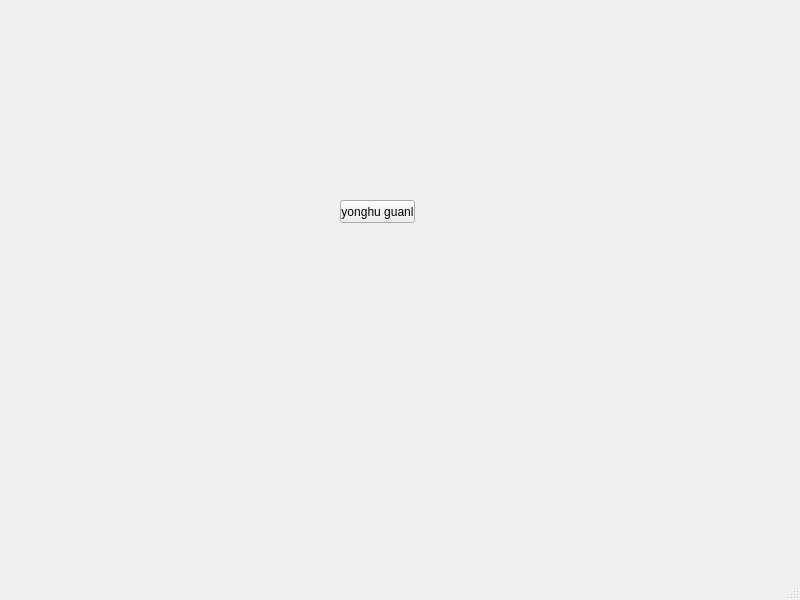
<?xml version="1.0" encoding="UTF-8"?>
<ui version="4.0">
 <class>MainWindow</class>
 <widget class="QMainWindow" name="MainWindow">
  <property name="geometry">
   <rect>
    <x>0</x>
    <y>0</y>
    <width>800</width>
    <height>600</height>
   </rect>
  </property>
  <property name="windowTitle">
   <string>MainWindow</string>
  </property>
  <widget class="QWidget" name="centralwidget">
   <widget class="QPushButton" name="pushButton">
    <property name="geometry">
     <rect>
      <x>340</x>
      <y>200</y>
      <width>75</width>
      <height>23</height>
     </rect>
    </property>
    <property name="text">
     <string>yonghu guanl</string>
    </property>
   </widget>
  </widget>
  <widget class="QStatusBar" name="statusbar"/>
 </widget>
 <resources/>
 <connections/>
</ui>
